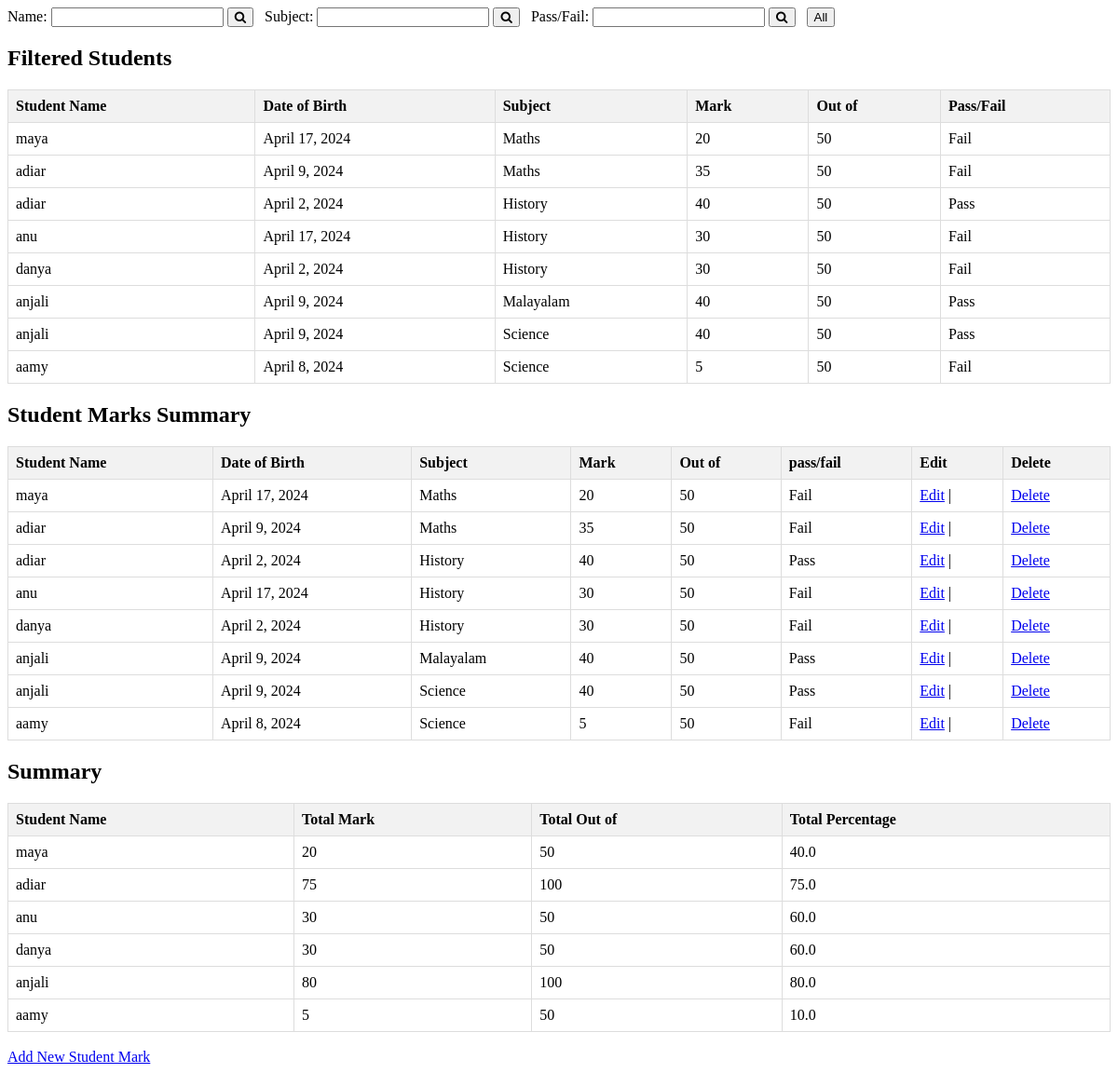
The page /student-mark/ on the database its author committed.
### studapp/models.py (models this page shows, shortened)
class StudentMark(models.Model):
    student_name = models.CharField(max_length=100)
    dob = models.DateField()
    subject = models.CharField(max_length=100)
    mark = models.IntegerField()
    out_of = models.IntegerField()

### studapp/views.py (the view)
# urls.py: path('student-mark/', views.student_mark, name='student_mark'),
def student_mark(request):
    all_students = StudentMark.objects.all()
    name_filter = request.GET.get('name_filter', '')
    subject_filter = request.GET.get('subject_filter', '')
    pass_fail_filter = request.GET.get('pass_fail_filter', '')
    name_filtered_students = all_students
    if name_filter:
        name_filtered_students = name_filtered_students.filter(student_name__icontains=name_filter)
    subject_filtered_students = name_filtered_students
    if subject_filter:
        subject_filtered_students = subject_filtered_students.filter(subject__icontains=subject_filter)
    pass_fail_filtered_students = subject_filtered_students
    if pass_fail_filter:
        pass_fail_filtered_students = pass_fail_filtered_students.filter(mark__gte=40 if pass_fail_filter.lower() == 'pass' else 0,
                                                                         mark__lt=40 if pass_fail_filter.lower() == 'fail' else 100)
    summary_students = all_students
    summary_data = {}
    for student in summary_students:
        if student.student_name in summary_data:
            summary_data[student.student_name]['total_mark'] += student.mark
            summary_data[student.student_name]['total_out_of'] += student.out_of
        else:
            summary_data[student.student_name] = {
                'total_mark': student.mark,
                'total_out_of': student.out_of
            }
    summary_body = []
    for student_name, data in summary_data.items():
        total_percentage = 0
        if data['total_out_of'] != 0:
            total_percentage = (data['total_mark'] / data['total_out_of']) * 100
        summary_body.append({
            'student_name': student_name,
            'total_mark': data['total_mark'],
            'total_out_of': data['total_out_of'],
            'total_percentage': total_percentage
        })
    context = {
        'all_students': all_students,
        'pass_fail_filtered_students': pass_fail_filtered_students,
        'summary_body': summary_body,
        'name_filter': name_filter,
        'subject_filter': subject_filter,
        'pass_fail_filter': pass_fail_filter,
    }
    return render(request, 'student_mark.html', context)

### studapp/templates/student_mark.html (shortened to what this page needs)
<!DOCTYPE html>
<html lang="en">
<head>
    <link rel="stylesheet" href="https://cdnjs.cloudflare.com/ajax/libs/font-awesome/4.7.0/css/font-awesome.min.css">
</head>
<body>
    <div class="filter-form">
        <form method="GET" action="{% url 'student_mark' %}">
            <label for="name_filter">Name:</label>
            <input type="text" id="name_filter" name="name_filter" value="{{ name_filter }}">
            <button type="submit"><i class="fa fa-search"></i></button>&nbsp;&nbsp;
            <label for="subject_filter">Subject:</label>
            <input type="text" id="subject_filter" name="subject_filter" value="{{ subject_filter }}">
            <button type="submit"><i class="fa fa-search"></i></button>&nbsp;&nbsp;
            <label for="pass_fail_filter">Pass/Fail:</label>
            <input type="text" id="pass_fail_filter" name="pass_fail_filter" value="{{ pass_fail_filter }}">
            <button type="submit"><i class="fa fa-search"></i></button>&nbsp;&nbsp;
            <a href="{% url 'student_mark' %}"><button type="button">All</button></a>
        </form>
    </div>
    <h2>Filtered Students</h2>
    <table>
        <thead>
            <tr>
                <th>Student Name</th>
                <th>Date of Birth</th>
                <th>Subject</th>
                <th>Mark</th>
                <th>Out of</th>
                <th>Pass/Fail</th>
            </tr>
        </thead>
        <tbody>
            {% for student in pass_fail_filtered_students %}
            <tr>
                <td>{{ student.student_name }}</td>
                <td>{{ student.dob }}</td>
                <td>{{ student.subject }}</td>
                <td>{{ student.mark }}</td>
                <td>{{ student.out_of }}</td>
                <td>{% if student.mark >= 40 %} Pass {% else %} Fail {% endif %}</td>
            </tr>
            {% endfor %}
        </tbody>
    </table>
    <h2>Student Marks Summary</h2>
    <table id="studentTable">
        <thead>
            <tr>
                <th>Student Name</th>
                <th>Date of Birth</th>
                <th>Subject</th>
                <th>Mark</th>
                <th>Out of</th>
                <th>pass/fail</th>
                <th>Edit</th>
                <th>Delete</th>
            </tr>
        </thead>
        <tbody>
            {% for student in all_students %}
            <tr>
                <td>{{ student.student_name }}</td>
                <td>{{ student.dob }}</td>
                <td>{{ student.subject }}</td>
                <td>{{ student.mark }}</td>
                <td>{{ student.out_of }}</td>
                <td>{% if student.mark >= 40 %} Pass {% else %} Fail {% endif %}</td>
                <td><a href="{% url 'edit_student' student.pk %}">Edit</a> |</td>
                <td><a href="{% url 'delete_student' student.pk %}">Delete</a></td>
            </tr>
            {% endfor %}
        </tbody>
    </table>
    <h2>Summary</h2>
    <table id="summaryTable">
        <thead>
            <tr>
                <th>Student Name</th>
                <th>Total Mark</th>
                <th>Total Out of</th>
                <th>Total Percentage</th>
            </tr>
        </thead>
        <tbody>
            {% for summary in summary_body %}
            <tr>
                <td>{{ summary.student_name }}</td>
                <td>{{ summary.total_mark }}</td>
                <td>{{ summary.total_out_of }}</td>
                <td>{{ summary.total_percentage }}</td>
            </tr>
            {% endfor %}
        </tbody>
    </table>
    <br>
    <a href="{% url 'student_information' %}">Add New Student Mark</a> &nbsp;
</body>
</html>

### studapp/templates/student_mark.html (style rules this page uses)
table { border-collapse: collapse; width: 100%; }
th, td { border: 1px solid #dddddd; text-align: left; padding: 8px; }
th { background-color: #f2f2f2; cursor: pointer; }
.filter-form { margin-bottom: 20px; }

### rows shown on the page
StudentMark: student_name "maya", dob "April 17, 2024", subject "Maths", mark "20", out_of "50", shows "Fail", student_name "maya"
StudentMark: student_name "adiar", dob "April 9, 2024", subject "Maths", mark "35", out_of "50", shows "Fail", student_name "adiar"
StudentMark: student_name "adiar", dob "April 2, 2024", subject "History", mark "40", out_of "50", shows "Pass"
StudentMark: student_name "anu", dob "April 17, 2024", subject "History", mark "30", out_of "50", shows "Fail", student_name "anu"
StudentMark: student_name "danya", dob "April 2, 2024", subject "History", mark "30", out_of "50", shows "Fail", student_name "danya"
StudentMark: student_name "anjali", dob "April 9, 2024", subject "Malayalam", mark "40", out_of "50", shows "Pass", student_name "anjali"
StudentMark: student_name "anjali", dob "April 9, 2024", subject "Science", mark "40", out_of "50", shows "Pass"
StudentMark: student_name "aamy", dob "April 8, 2024", subject "Science", mark "5", out_of "50", shows "Fail", student_name "aamy"

### other values the page prints
{{ summary.total_mark }} "20" "75" "30" "30" "80" "5"
{{ summary.total_out_of }} "50" "100" "50" "50" "100" "50"
{{ summary.total_percentage }} "40.0" "75.0" "60.0" "60.0" "80.0" "10.0"
